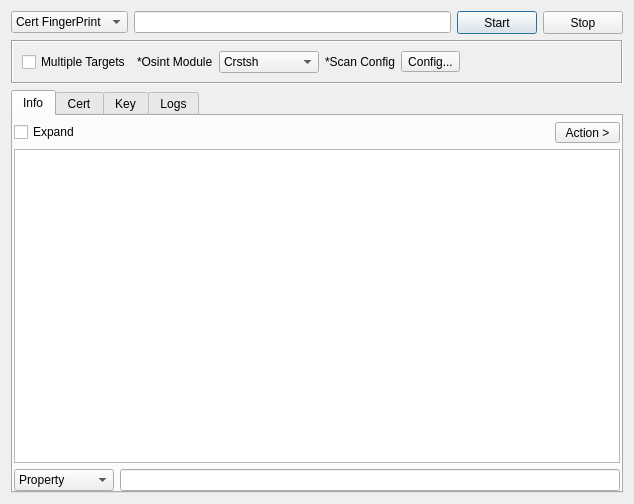
<?xml version="1.0" encoding="UTF-8"?>
<ui version="4.0">
 <class>SSLTool</class>
 <widget class="QDialog" name="SSLTool">
  <property name="geometry">
   <rect>
    <x>0</x>
    <y>0</y>
    <width>634</width>
    <height>504</height>
   </rect>
  </property>
  <property name="windowTitle">
   <string>SSL Certificate Tool</string>
  </property>
  <layout class="QVBoxLayout" name="verticalLayout_2">
   <item>
    <layout class="QHBoxLayout" name="horizontalLayout">
     <item>
      <widget class="QComboBox" name="comboBoxTargetType">
       <property name="minimumSize">
        <size>
         <width>110</width>
         <height>0</height>
        </size>
       </property>
       <item>
        <property name="text">
         <string>Cert FingerPrint</string>
        </property>
       </item>
       <item>
        <property name="text">
         <string>Hostname</string>
        </property>
       </item>
      </widget>
     </item>
     <item>
      <widget class="QLineEdit" name="lineEditTarget"/>
     </item>
     <item>
      <widget class="QPushButton" name="buttonStart">
       <property name="minimumSize">
        <size>
         <width>75</width>
         <height>23</height>
        </size>
       </property>
       <property name="sizeIncrement">
        <size>
         <width>0</width>
         <height>0</height>
        </size>
       </property>
       <property name="text">
        <string>Start</string>
       </property>
      </widget>
     </item>
     <item>
      <widget class="QPushButton" name="buttonStop">
       <property name="minimumSize">
        <size>
         <width>75</width>
         <height>23</height>
        </size>
       </property>
       <property name="sizeIncrement">
        <size>
         <width>0</width>
         <height>0</height>
        </size>
       </property>
       <property name="text">
        <string>Stop</string>
       </property>
      </widget>
     </item>
    </layout>
   </item>
   <item>
    <widget class="QFrame" name="frame">
     <property name="frameShape">
      <enum>QFrame::Box</enum>
     </property>
     <property name="frameShadow">
      <enum>QFrame::Sunken</enum>
     </property>
     <layout class="QHBoxLayout" name="horizontalLayout_2">
      <item>
       <widget class="QCheckBox" name="checkBoxMultipleTargets">
        <property name="text">
         <string>Multiple Targets</string>
        </property>
       </widget>
      </item>
      <item>
       <widget class="QLabel" name="labelOption">
        <property name="minimumSize">
         <size>
          <width>0</width>
          <height>0</height>
         </size>
        </property>
        <property name="text">
         <string>*Osint Module</string>
        </property>
       </widget>
      </item>
      <item>
       <widget class="QComboBox" name="comboBoxOption">
        <property name="minimumSize">
         <size>
          <width>100</width>
          <height>0</height>
         </size>
        </property>
        <item>
         <property name="text">
          <string>Crstsh</string>
         </property>
        </item>
        <item>
         <property name="text">
          <string>Certspotter</string>
         </property>
        </item>
       </widget>
      </item>
      <item>
       <widget class="QLabel" name="label">
        <property name="text">
         <string>*Scan Config</string>
        </property>
       </widget>
      </item>
      <item>
       <widget class="QToolButton" name="buttonConfig">
        <property name="text">
         <string>Config...</string>
        </property>
       </widget>
      </item>
      <item>
       <spacer name="horizontalSpacer">
        <property name="orientation">
         <enum>Qt::Horizontal</enum>
        </property>
        <property name="sizeHint" stdset="0">
         <size>
          <width>396</width>
          <height>20</height>
         </size>
        </property>
       </spacer>
      </item>
     </layout>
    </widget>
   </item>
   <item>
    <widget class="QTabWidget" name="tabWidget">
     <property name="currentIndex">
      <number>0</number>
     </property>
     <widget class="QWidget" name="tabInfo">
      <attribute name="title">
       <string>Info</string>
      </attribute>
      <layout class="QVBoxLayout" name="verticalLayout">
       <property name="leftMargin">
        <number>1</number>
       </property>
       <property name="topMargin">
        <number>6</number>
       </property>
       <property name="rightMargin">
        <number>1</number>
       </property>
       <property name="bottomMargin">
        <number>0</number>
       </property>
       <item>
        <layout class="QHBoxLayout" name="horizontalLayout_3">
         <item>
          <widget class="QCheckBox" name="checkBoxExpand">
           <property name="text">
            <string>Expand</string>
           </property>
          </widget>
         </item>
         <item>
          <spacer name="horizontalSpacer_2">
           <property name="orientation">
            <enum>Qt::Horizontal</enum>
           </property>
           <property name="sizeHint" stdset="0">
            <size>
             <width>40</width>
             <height>20</height>
            </size>
           </property>
          </spacer>
         </item>
         <item>
          <widget class="QToolButton" name="toolButton">
           <property name="minimumSize">
            <size>
             <width>65</width>
             <height>20</height>
            </size>
           </property>
           <property name="text">
            <string>Action &gt;</string>
           </property>
          </widget>
         </item>
        </layout>
       </item>
       <item>
        <widget class="QTreeView" name="treeResults">
         <property name="acceptDrops">
          <bool>false</bool>
         </property>
         <property name="alternatingRowColors">
          <bool>true</bool>
         </property>
         <property name="selectionMode">
          <enum>QAbstractItemView::SingleSelection</enum>
         </property>
         <attribute name="headerCascadingSectionResizes">
          <bool>true</bool>
         </attribute>
         <attribute name="headerMinimumSectionSize">
          <number>200</number>
         </attribute>
         <attribute name="headerDefaultSectionSize">
          <number>200</number>
         </attribute>
         <attribute name="headerHighlightSections">
          <bool>true</bool>
         </attribute>
        </widget>
       </item>
       <item>
        <layout class="QHBoxLayout" name="horizontalLayout_4">
         <item>
          <widget class="QComboBox" name="comboBox_3">
           <property name="minimumSize">
            <size>
             <width>100</width>
             <height>0</height>
            </size>
           </property>
           <item>
            <property name="text">
             <string>Property</string>
            </property>
           </item>
           <item>
            <property name="text">
             <string>Value</string>
            </property>
           </item>
          </widget>
         </item>
         <item>
          <widget class="QLineEdit" name="lineEditFilter"/>
         </item>
        </layout>
       </item>
      </layout>
     </widget>
     <widget class="QWidget" name="tabRaw">
      <attribute name="title">
       <string>Cert</string>
      </attribute>
      <layout class="QVBoxLayout" name="verticalLayout_4">
       <property name="leftMargin">
        <number>1</number>
       </property>
       <property name="topMargin">
        <number>6</number>
       </property>
       <property name="rightMargin">
        <number>1</number>
       </property>
       <property name="bottomMargin">
        <number>0</number>
       </property>
       <item>
        <widget class="QPlainTextEdit" name="plainTextEditRawCert">
         <property name="textInteractionFlags">
          <set>Qt::TextSelectableByKeyboard|Qt::TextSelectableByMouse</set>
         </property>
        </widget>
       </item>
      </layout>
     </widget>
     <widget class="QWidget" name="tabKey">
      <attribute name="title">
       <string>Key</string>
      </attribute>
      <layout class="QVBoxLayout" name="verticalLayout_5">
       <property name="leftMargin">
        <number>1</number>
       </property>
       <property name="topMargin">
        <number>6</number>
       </property>
       <property name="rightMargin">
        <number>1</number>
       </property>
       <property name="bottomMargin">
        <number>0</number>
       </property>
       <item>
        <widget class="QPlainTextEdit" name="plainTextEditRawKey">
         <property name="textInteractionFlags">
          <set>Qt::TextSelectableByKeyboard|Qt::TextSelectableByMouse</set>
         </property>
        </widget>
       </item>
      </layout>
     </widget>
     <widget class="QWidget" name="tabLogs">
      <attribute name="title">
       <string>Logs</string>
      </attribute>
      <layout class="QVBoxLayout" name="verticalLayout_3">
       <property name="leftMargin">
        <number>2</number>
       </property>
       <property name="topMargin">
        <number>6</number>
       </property>
       <property name="rightMargin">
        <number>2</number>
       </property>
       <property name="bottomMargin">
        <number>0</number>
       </property>
       <item>
        <widget class="QPlainTextEdit" name="plainTextEditLogs"/>
       </item>
      </layout>
     </widget>
    </widget>
   </item>
  </layout>
 </widget>
 <resources/>
 <connections/>
</ui>
